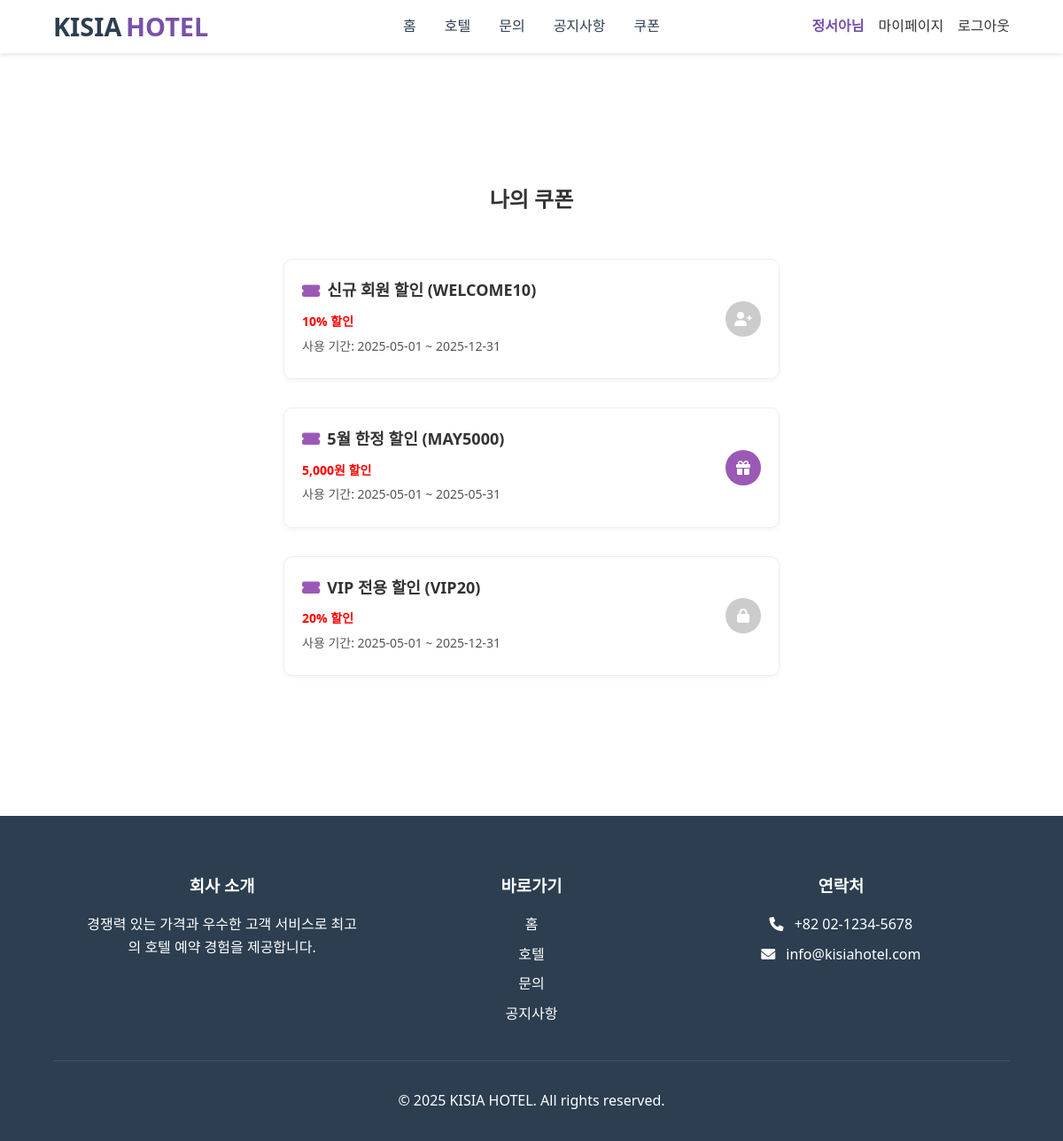
Page /coupon/coupon-list.php (signed in) on the committed database.
### tables this page shows
CREATE TABLE coupons (
    coupon_id INT PRIMARY KEY AUTO_INCREMENT,
    code VARCHAR(50) NOT NULL UNIQUE,
    name VARCHAR(100) NOT NULL,
    description TEXT,
    discount_type ENUM('percentage', 'fixed') NOT NULL,
    discount_value DECIMAL(10,2) NOT NULL,
    start_date DATE NOT NULL,
    end_date DATE NOT NULL,
    minimum_purchase DECIMAL(10,2),
    maximum_discount DECIMAL(10,2),
    usage_limit INT,
    is_active BOOLEAN DEFAULT TRUE,
    created_at DATETIME DEFAULT CURRENT_TIMESTAMP,
    updated_at DATETIME DEFAULT CURRENT_TIMESTAMP ON UPDATE CURRENT_TIMESTAMP
);

### includes/coupon_info.php (called while the page is built, shortened)
<?php
include_once __DIR__ . '/../includes/db_connection.php';
$user_id = $_SESSION['user_id'];
$user_sql = "SELECT created_at FROM users WHERE user_id = '$user_id'";
$user_result = mysqli_query($conn, $user_sql);
$user = mysqli_fetch_assoc($user_result);
$user_created_at = strtotime($user['created_at']);
$one_week_ago = strtotime('-1 week');
$is_new_user = ($user_created_at >= $one_week_ago);
$vip_sql = "SELECT vip FROM users WHERE user_id = '$user_id'";
$vip_result = mysqli_query($conn, $vip_sql);
$vip_user = mysqli_fetch_assoc($vip_result);
$is_vip = $vip_user['vip'];
$sql = "SELECT * FROM coupons WHERE is_active = 1 ORDER BY created_at DESC";
$result = mysqli_query($conn, $sql);
$coupons = mysqli_fetch_all($result, MYSQLI_ASSOC);
function isCouponUsed($conn, $user_id, $coupon_id) {
    $result = mysqli_query($conn, "
        SELECT is_used
        FROM user_coupons
        WHERE user_id = $user_id
          AND coupon_id = $coupon_id
        LIMIT 1
    ");
    $row = mysqli_fetch_assoc($result);
    return $row && $row['is_used'] == 1;
}
function hasCoupon($conn, $user_id, $coupon_id) {
    $result = mysqli_query($conn, "
        SELECT 1
        FROM user_coupons
        WHERE user_id = $user_id
          AND coupon_id = $coupon_id
        LIMIT 1
    ");
    return mysqli_num_rows($result) > 0;
}
?>

### coupon/coupon-list.php (the view, shortened to what this page needs)
<?php
include_once __DIR__ . '/../includes/header.php';
include_once __DIR__ . '/../includes/coupon_info.php';
?>
<main class="user-coupon-container">
    <h2>나의 쿠폰</h2>
    <?php if (count($coupons) === 0): ?>
        <p>현재 사용 가능한 쿠폰이 없습니다.</p>
    <?php else: ?>
        <?php foreach ($coupons as $coupon): ?>
            <?php
            $already_received = hasCoupon($conn, $user_id, $coupon['coupon_id']);
            $is_used = isCouponUsed($conn, $user_id, $coupon['coupon_id']);
            ?>
            <div class="coupon-card">
                <div class="coupon-details">
                    <div class="coupon-header">
                        <i class="fas fa-ticket-alt"></i>
                        <?= $coupon['name'] ?> (<?= $coupon['code'] ?>)
                    </div>
                    <p style="color:red; font-weight:bold;">
                        <?= $coupon['discount_type'] === 'percentage'
                            ? (int)$coupon['discount_value'] . '% 할인'
                            : number_format($coupon['discount_value']) . '원 할인'; ?>
                    </p>
                    <p>사용 기간: <?= $coupon['start_date'] ?> ~ <?= $coupon['end_date'] ?></p>
                </div>
                <div class="coupon-action">
                    <?php
                    if ($coupon['code'] === 'VIP20' && !$is_vip):
                    ?>
                        <button disabled title="VIP 전용 쿠폰입니다."><i class="fas fa-lock"></i></button>
                    <?php
                    elseif ($coupon['code'] === 'WELCOME10' && !$is_new_user):
                    ?>
                        <button disabled title="신규 회원 전용 쿠폰입니다."><i class="fas fa-user-plus"></i></button>
                    <?php
                    elseif ($is_used):
                    ?>
                        <button disabled><i class="fas fa-check-double"></i></button>
                    <?php
                    elseif ($already_received):
                    ?>
                        <button disabled><i class="fas fa-check"></i></button>
                    <?php
                    else:
                    ?>
                        <form action="receive_coupon_action.php" method="GET">
                            <button type="submit"><i class="fas fa-gift"></i></button>
                        </form>
                    <?php endif; ?>
                </div>
            </div>
        <?php endforeach; ?>
    <?php endif; ?>
</main>
<?php include_once __DIR__ . '/../includes/footer.php'; ?>

### style/styles.css (style rules this page uses)
* { margin: 0; padding: 0; box-sizing: border-box; font-family: 'Segoe UI', Tahoma, Geneva, Verdana, sans-serif; }
body { line-height: 1.6; color: #333; }

### style/coupon.css (style rules this page uses)
.user-coupon-container { max-width: 600px; margin: 0 auto; padding: 30px 20px; margin-top: 8rem; margin-bottom: 6rem; }
.user-coupon-container h2 { text-align: center; font-size: 24px; margin-bottom: 3rem; margin-top: 3rem; }
.coupon-card { display: flex; justify-content: space-between; align-items: center; border: 1px solid #eee; border-radius: 10px; padding: 20px; margin-bottom: 2rem; box-shadow: 0 2px 6px rgba(0,0,0,0.05); }
.coupon-details { flex-grow: 1; }
.coupon-action { margin-left: 20px; }
.coupon-action button { background-color: #9b59b6; color: white; border: none; padding: 10px; border-radius: 50%; cursor: pointer; font-size: 16px; transition: background-color 0.3s ease; width: 40px; height: 40px; display: flex; justify-content: center; align-items: center; }
.coupon-action button:disabled { background-color: #ccc; cursor: not-allowed; }
.coupon-header i { color: #9b59b6; }
.coupon-header { font-size: 18px; font-weight: bold; color: #333; display: flex; align-items: center; gap: 8px; margin-bottom: 10px; }
.coupon-details p { margin: 5px 0; color: #555; font-size: 14px; }

### rows in the picture
coupons: name "신규 회원 할인", code "WELCOME10", discount_value "10", start_date "2025-05-01", end_date "2025-12-31"
coupons: name "5월 한정 할인", code "MAY5000", discount_value "5,000", start_date "2025-05-01", end_date "2025-05-31"
coupons: name "VIP 전용 할인", code "VIP20", discount_value "20", start_date "2025-05-01", end_date "2025-12-31"

### other values in the picture
$_SESSION['username'] "정서아"
